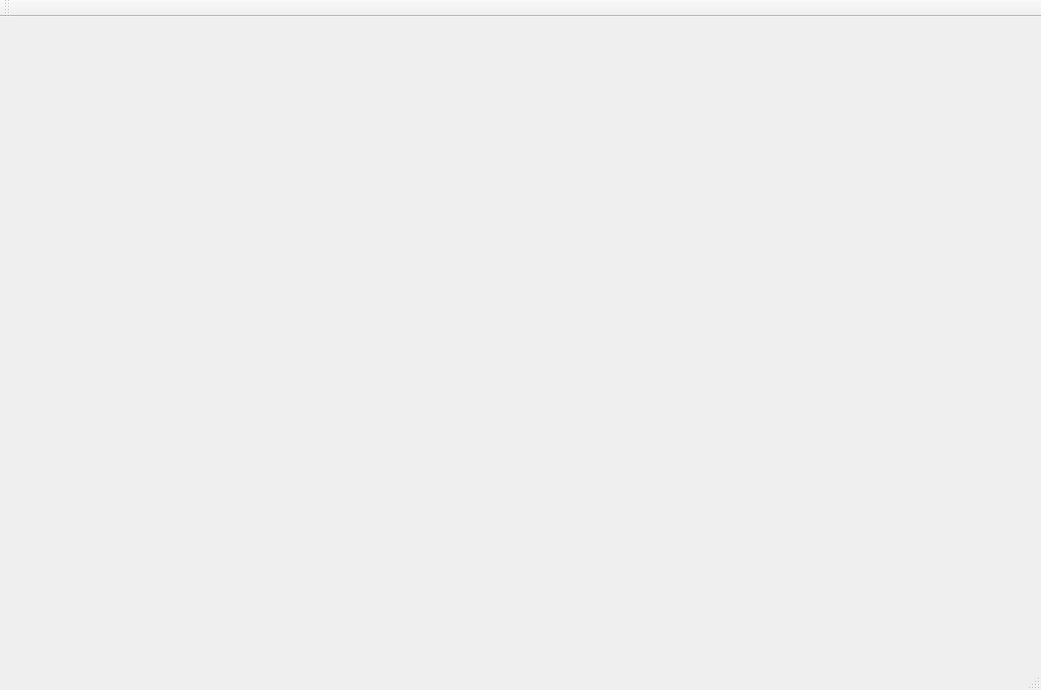
<?xml version="1.0" encoding="UTF-8"?>
<ui version="4.0">
 <class>MainWindow</class>
 <widget class="QMainWindow" name="MainWindow">
  <property name="geometry">
   <rect>
    <x>0</x>
    <y>0</y>
    <width>1041</width>
    <height>690</height>
   </rect>
  </property>
  <property name="windowTitle">
   <string>MainWindow</string>
  </property>
  <widget class="QWidget" name="centralWidget"/>
  <widget class="QMenuBar" name="menuBar">
   <property name="geometry">
    <rect>
     <x>0</x>
     <y>0</y>
     <width>1041</width>
     <height>23</height>
    </rect>
   </property>
  </widget>
  <widget class="QToolBar" name="mainToolBar">
   <attribute name="toolBarArea">
    <enum>TopToolBarArea</enum>
   </attribute>
   <attribute name="toolBarBreak">
    <bool>false</bool>
   </attribute>
  </widget>
  <widget class="QStatusBar" name="statusBar"/>
 </widget>
 <layoutdefault spacing="6" margin="11"/>
 <resources/>
 <connections/>
</ui>
